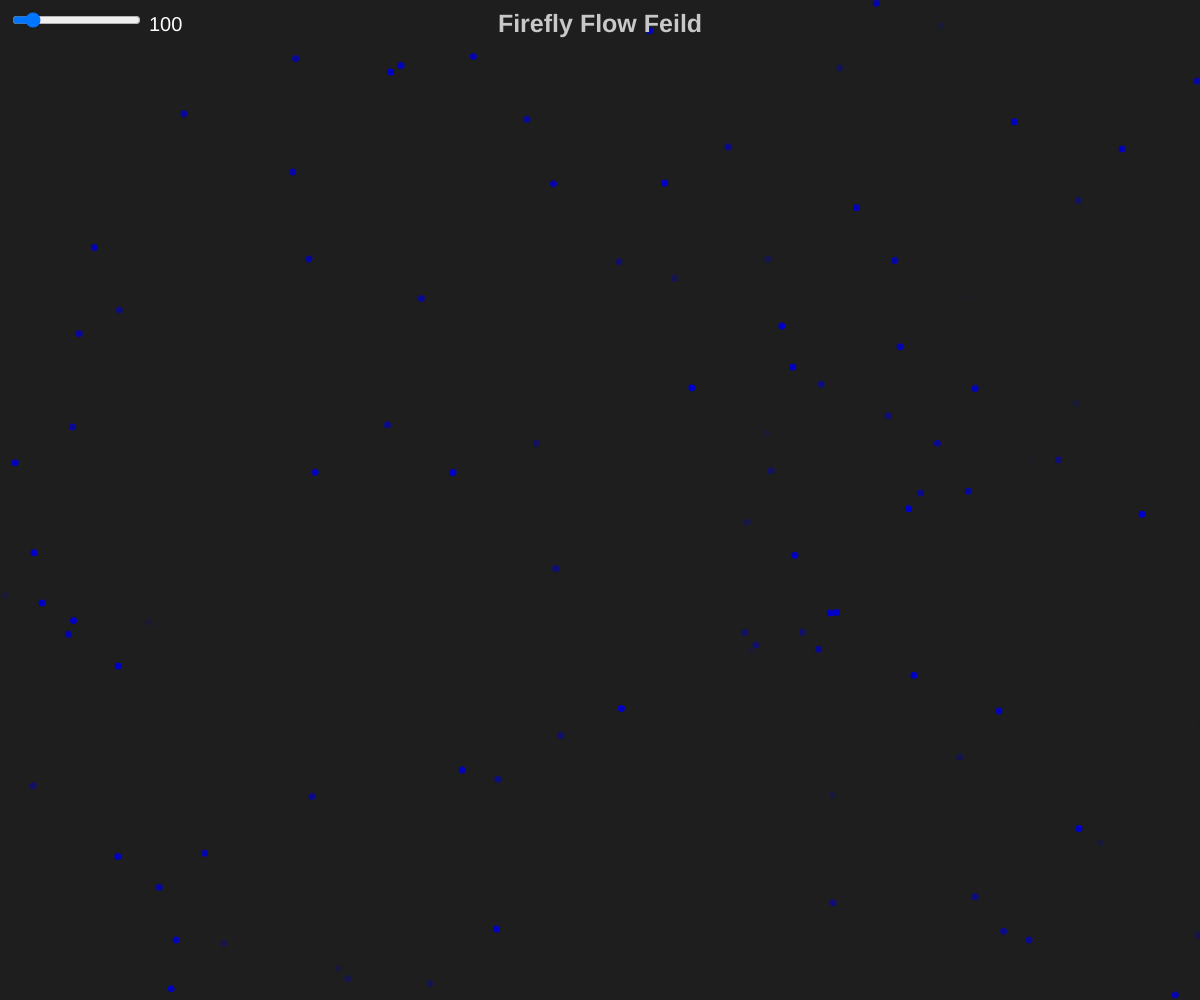
Frame 1 (no input)
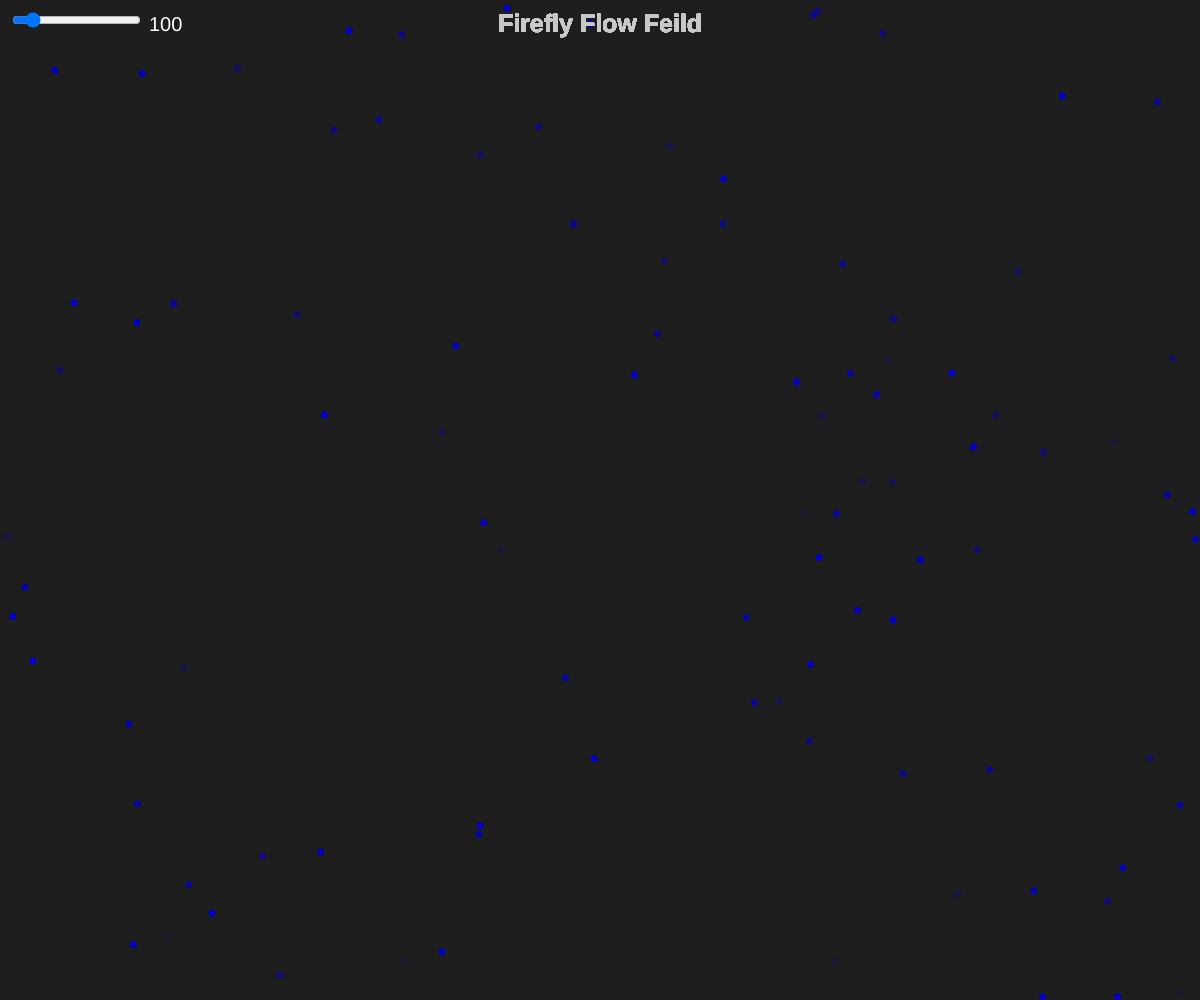
Frame 60 (no input)
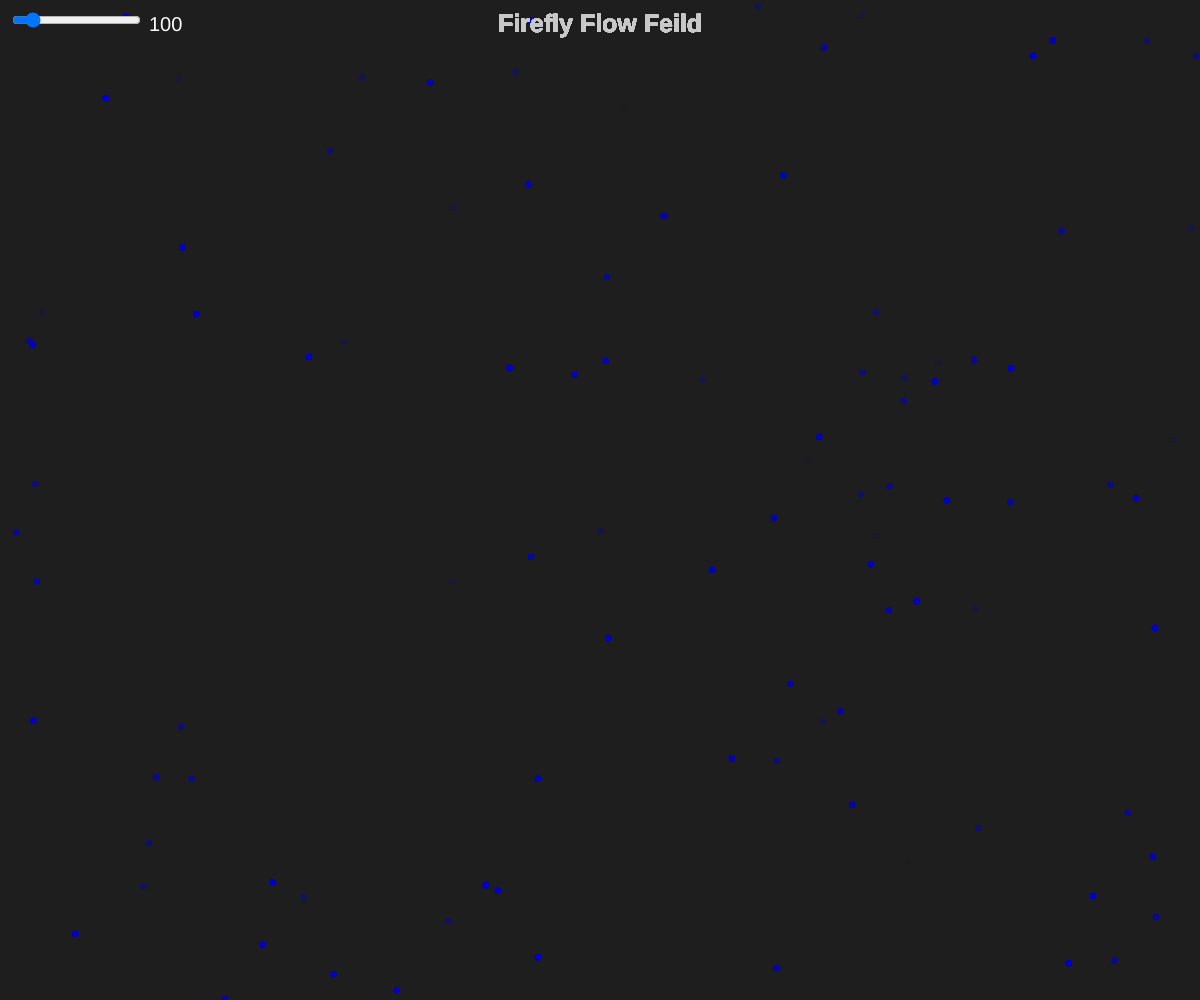
Frame 120 (the mouse pressed at the canvas centre since frame 60)

The p5.js sketch that drew these frames (run headless with seeded random() and noise() and a simulated clock; from frame 60 on, the mouse is pressed at the canvas centre):

// p5.js sketch
// ── sketch.js
let slider;
let N = 100;
let p = [],
  v = [];
let row, col;
let off = 0.01;
let cnv;
function setup() {
  createCanvas(windowWidth, windowHeight);
  background(50);
  cnv = createGraphics(width, height);
  for (let i = 0; i < N; i++) {
    p[i] = createVector(random(width), random(height));
  }
  slider = createSlider(50, 500, 100, 10)
    .position(10, 10)
    .input(() => {
      N = slider.value();
      if (N > p.length) {
        for (let i = p.length; i < N; i++) {
          p[i] = createVector(random(width), random(height));
        }
      } else {
        for (let i = p.length - 1; i > N - 1; i--) {
          p.pop();
        }
      }
    });
}
function draw() {
  background(30);
  noStroke();
  fill(255);
  textAlign(LEFT, CENTER);
  textSize(20);
  text(N, slider.width + 20, 25);
  let x = 0.01;
  for (let i = 0; i < N; i++) {
    col = (p[i].x / N) * 0.001;
    row = (p[i].y / N) * 0.001;
    let a = noise(col, row, off + x / 1) * TWO_PI * 5;
    let d = p5.Vector.fromAngle(a);
    if (p[i].x > width) p[i].x = 1;
    if (p[i].y > height) p[i].y = 1;
    if (p[i].x < 0) p[i].x = width;
    if (p[i].y < 0) p[i].y = height;
    p[i].add(d);

    stroke(0, 0, 200, abs(sin(off * 100 + x * 10) * 255));
    strokeWeight(ceil(500 / N) + 2);
    point(p[i].x, p[i].y);

    x += 0.1;
  }
  off += 0.001;
  cnv.noStroke();
  cnv.fill(200);
  cnv.textSize(25);
  cnv.textAlign(CENTER, CENTER);
  cnv.textStyle(BOLD);
  cnv.text("Firefly Flow Feild", width / 2, 25);
  image(cnv, 0, 0, width, height);
}
